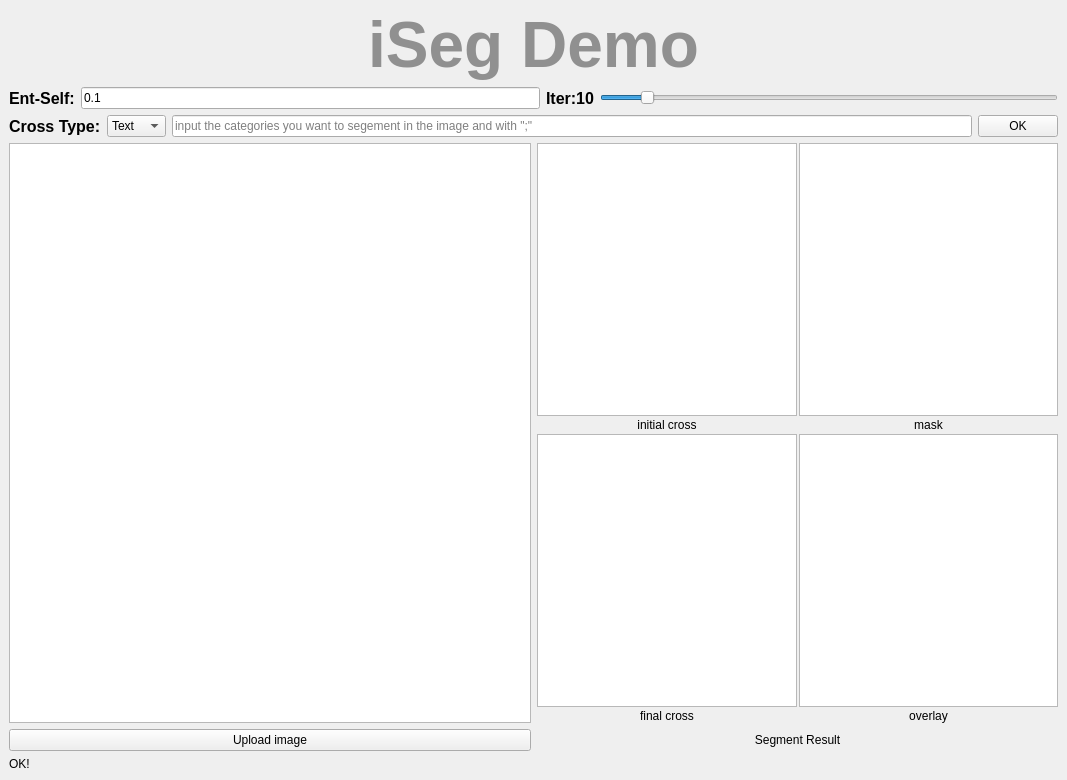
<?xml version="1.0" encoding="UTF-8"?>
<ui version="4.0">
 <class>iSeg</class>
 <widget class="QMainWindow" name="iSeg">
  <property name="geometry">
   <rect>
    <x>0</x>
    <y>0</y>
    <width>1067</width>
    <height>780</height>
   </rect>
  </property>
  <property name="windowTitle">
   <string>MainWindow</string>
  </property>
  <widget class="QWidget" name="centralwidget">
   <layout class="QVBoxLayout" name="verticalLayout_4">
    <item>
     <layout class="QVBoxLayout" name="verticalLayout_3">
      <item>
       <widget class="QLabel" name="name">
        <property name="sizePolicy">
         <sizepolicy hsizetype="Expanding" vsizetype="Minimum">
          <horstretch>0</horstretch>
          <verstretch>0</verstretch>
         </sizepolicy>
        </property>
        <property name="palette">
         <palette>
          <active>
           <colorrole role="WindowText">
            <brush brushstyle="SolidPattern">
             <color alpha="255">
              <red>144</red>
              <green>144</green>
              <blue>144</blue>
             </color>
            </brush>
           </colorrole>
           <colorrole role="Button">
            <brush brushstyle="SolidPattern">
             <color alpha="255">
              <red>135</red>
              <green>135</green>
              <blue>135</blue>
             </color>
            </brush>
           </colorrole>
           <colorrole role="Light">
            <brush brushstyle="SolidPattern">
             <color alpha="255">
              <red>202</red>
              <green>202</green>
              <blue>202</blue>
             </color>
            </brush>
           </colorrole>
           <colorrole role="Midlight">
            <brush brushstyle="SolidPattern">
             <color alpha="255">
              <red>168</red>
              <green>168</green>
              <blue>168</blue>
             </color>
            </brush>
           </colorrole>
           <colorrole role="Dark">
            <brush brushstyle="SolidPattern">
             <color alpha="255">
              <red>67</red>
              <green>67</green>
              <blue>67</blue>
             </color>
            </brush>
           </colorrole>
           <colorrole role="Mid">
            <brush brushstyle="SolidPattern">
             <color alpha="255">
              <red>90</red>
              <green>90</green>
              <blue>90</blue>
             </color>
            </brush>
           </colorrole>
           <colorrole role="Text">
            <brush brushstyle="SolidPattern">
             <color alpha="255">
              <red>0</red>
              <green>0</green>
              <blue>0</blue>
             </color>
            </brush>
           </colorrole>
           <colorrole role="BrightText">
            <brush brushstyle="SolidPattern">
             <color alpha="255">
              <red>255</red>
              <green>255</green>
              <blue>255</blue>
             </color>
            </brush>
           </colorrole>
           <colorrole role="ButtonText">
            <brush brushstyle="SolidPattern">
             <color alpha="255">
              <red>0</red>
              <green>0</green>
              <blue>0</blue>
             </color>
            </brush>
           </colorrole>
           <colorrole role="Base">
            <brush brushstyle="SolidPattern">
             <color alpha="255">
              <red>255</red>
              <green>255</green>
              <blue>255</blue>
             </color>
            </brush>
           </colorrole>
           <colorrole role="Window">
            <brush brushstyle="SolidPattern">
             <color alpha="255">
              <red>135</red>
              <green>135</green>
              <blue>135</blue>
             </color>
            </brush>
           </colorrole>
           <colorrole role="Shadow">
            <brush brushstyle="SolidPattern">
             <color alpha="255">
              <red>0</red>
              <green>0</green>
              <blue>0</blue>
             </color>
            </brush>
           </colorrole>
           <colorrole role="AlternateBase">
            <brush brushstyle="SolidPattern">
             <color alpha="255">
              <red>195</red>
              <green>195</green>
              <blue>195</blue>
             </color>
            </brush>
           </colorrole>
           <colorrole role="ToolTipBase">
            <brush brushstyle="SolidPattern">
             <color alpha="255">
              <red>255</red>
              <green>255</green>
              <blue>220</blue>
             </color>
            </brush>
           </colorrole>
           <colorrole role="ToolTipText">
            <brush brushstyle="SolidPattern">
             <color alpha="255">
              <red>0</red>
              <green>0</green>
              <blue>0</blue>
             </color>
            </brush>
           </colorrole>
           <colorrole role="PlaceholderText">
            <brush brushstyle="SolidPattern">
             <color alpha="128">
              <red>0</red>
              <green>0</green>
              <blue>0</blue>
             </color>
            </brush>
           </colorrole>
          </active>
          <inactive>
           <colorrole role="WindowText">
            <brush brushstyle="SolidPattern">
             <color alpha="255">
              <red>144</red>
              <green>144</green>
              <blue>144</blue>
             </color>
            </brush>
           </colorrole>
           <colorrole role="Button">
            <brush brushstyle="SolidPattern">
             <color alpha="255">
              <red>135</red>
              <green>135</green>
              <blue>135</blue>
             </color>
            </brush>
           </colorrole>
           <colorrole role="Light">
            <brush brushstyle="SolidPattern">
             <color alpha="255">
              <red>202</red>
              <green>202</green>
              <blue>202</blue>
             </color>
            </brush>
           </colorrole>
           <colorrole role="Midlight">
            <brush brushstyle="SolidPattern">
             <color alpha="255">
              <red>168</red>
              <green>168</green>
              <blue>168</blue>
             </color>
            </brush>
           </colorrole>
           <colorrole role="Dark">
            <brush brushstyle="SolidPattern">
             <color alpha="255">
              <red>67</red>
              <green>67</green>
              <blue>67</blue>
             </color>
            </brush>
           </colorrole>
           <colorrole role="Mid">
            <brush brushstyle="SolidPattern">
             <color alpha="255">
              <red>90</red>
              <green>90</green>
              <blue>90</blue>
             </color>
            </brush>
           </colorrole>
           <colorrole role="Text">
            <brush brushstyle="SolidPattern">
             <color alpha="255">
              <red>0</red>
              <green>0</green>
              <blue>0</blue>
             </color>
            </brush>
           </colorrole>
           <colorrole role="BrightText">
            <brush brushstyle="SolidPattern">
             <color alpha="255">
              <red>255</red>
              <green>255</green>
              <blue>255</blue>
             </color>
            </brush>
           </colorrole>
           <colorrole role="ButtonText">
            <brush brushstyle="SolidPattern">
             <color alpha="255">
              <red>0</red>
              <green>0</green>
              <blue>0</blue>
             </color>
            </brush>
           </colorrole>
           <colorrole role="Base">
            <brush brushstyle="SolidPattern">
             <color alpha="255">
              <red>255</red>
              <green>255</green>
              <blue>255</blue>
             </color>
            </brush>
           </colorrole>
           <colorrole role="Window">
            <brush brushstyle="SolidPattern">
             <color alpha="255">
              <red>135</red>
              <green>135</green>
              <blue>135</blue>
             </color>
            </brush>
           </colorrole>
           <colorrole role="Shadow">
            <brush brushstyle="SolidPattern">
             <color alpha="255">
              <red>0</red>
              <green>0</green>
              <blue>0</blue>
             </color>
            </brush>
           </colorrole>
           <colorrole role="AlternateBase">
            <brush brushstyle="SolidPattern">
             <color alpha="255">
              <red>195</red>
              <green>195</green>
              <blue>195</blue>
             </color>
            </brush>
           </colorrole>
           <colorrole role="ToolTipBase">
            <brush brushstyle="SolidPattern">
             <color alpha="255">
              <red>255</red>
              <green>255</green>
              <blue>220</blue>
             </color>
            </brush>
           </colorrole>
           <colorrole role="ToolTipText">
            <brush brushstyle="SolidPattern">
             <color alpha="255">
              <red>0</red>
              <green>0</green>
              <blue>0</blue>
             </color>
            </brush>
           </colorrole>
           <colorrole role="PlaceholderText">
            <brush brushstyle="SolidPattern">
             <color alpha="128">
              <red>0</red>
              <green>0</green>
              <blue>0</blue>
             </color>
            </brush>
           </colorrole>
          </inactive>
          <disabled>
           <colorrole role="WindowText">
            <brush brushstyle="SolidPattern">
             <color alpha="255">
              <red>67</red>
              <green>67</green>
              <blue>67</blue>
             </color>
            </brush>
           </colorrole>
           <colorrole role="Button">
            <brush brushstyle="SolidPattern">
             <color alpha="255">
              <red>135</red>
              <green>135</green>
              <blue>135</blue>
             </color>
            </brush>
           </colorrole>
           <colorrole role="Light">
            <brush brushstyle="SolidPattern">
             <color alpha="255">
              <red>202</red>
              <green>202</green>
              <blue>202</blue>
             </color>
            </brush>
           </colorrole>
           <colorrole role="Midlight">
            <brush brushstyle="SolidPattern">
             <color alpha="255">
              <red>168</red>
              <green>168</green>
              <blue>168</blue>
             </color>
            </brush>
           </colorrole>
           <colorrole role="Dark">
            <brush brushstyle="SolidPattern">
             <color alpha="255">
              <red>67</red>
              <green>67</green>
              <blue>67</blue>
             </color>
            </brush>
           </colorrole>
           <colorrole role="Mid">
            <brush brushstyle="SolidPattern">
             <color alpha="255">
              <red>90</red>
              <green>90</green>
              <blue>90</blue>
             </color>
            </brush>
           </colorrole>
           <colorrole role="Text">
            <brush brushstyle="SolidPattern">
             <color alpha="255">
              <red>67</red>
              <green>67</green>
              <blue>67</blue>
             </color>
            </brush>
           </colorrole>
           <colorrole role="BrightText">
            <brush brushstyle="SolidPattern">
             <color alpha="255">
              <red>255</red>
              <green>255</green>
              <blue>255</blue>
             </color>
            </brush>
           </colorrole>
           <colorrole role="ButtonText">
            <brush brushstyle="SolidPattern">
             <color alpha="255">
              <red>67</red>
              <green>67</green>
              <blue>67</blue>
             </color>
            </brush>
           </colorrole>
           <colorrole role="Base">
            <brush brushstyle="SolidPattern">
             <color alpha="255">
              <red>135</red>
              <green>135</green>
              <blue>135</blue>
             </color>
            </brush>
           </colorrole>
           <colorrole role="Window">
            <brush brushstyle="SolidPattern">
             <color alpha="255">
              <red>135</red>
              <green>135</green>
              <blue>135</blue>
             </color>
            </brush>
           </colorrole>
           <colorrole role="Shadow">
            <brush brushstyle="SolidPattern">
             <color alpha="255">
              <red>0</red>
              <green>0</green>
              <blue>0</blue>
             </color>
            </brush>
           </colorrole>
           <colorrole role="AlternateBase">
            <brush brushstyle="SolidPattern">
             <color alpha="255">
              <red>135</red>
              <green>135</green>
              <blue>135</blue>
             </color>
            </brush>
           </colorrole>
           <colorrole role="ToolTipBase">
            <brush brushstyle="SolidPattern">
             <color alpha="255">
              <red>255</red>
              <green>255</green>
              <blue>220</blue>
             </color>
            </brush>
           </colorrole>
           <colorrole role="ToolTipText">
            <brush brushstyle="SolidPattern">
             <color alpha="255">
              <red>0</red>
              <green>0</green>
              <blue>0</blue>
             </color>
            </brush>
           </colorrole>
           <colorrole role="PlaceholderText">
            <brush brushstyle="SolidPattern">
             <color alpha="128">
              <red>0</red>
              <green>0</green>
              <blue>0</blue>
             </color>
            </brush>
           </colorrole>
          </disabled>
         </palette>
        </property>
        <property name="font">
         <font>
          <pointsize>48</pointsize>
          <weight>75</weight>
          <bold>true</bold>
         </font>
        </property>
        <property name="text">
         <string>iSeg Demo</string>
        </property>
        <property name="alignment">
         <set>Qt::AlignCenter</set>
        </property>
       </widget>
      </item>
      <item>
       <layout class="QVBoxLayout" name="verticalLayout">
        <item>
         <layout class="QHBoxLayout" name="horizontalLayout">
          <item>
           <widget class="QLabel" name="label_2">
            <property name="font">
             <font>
              <pointsize>12</pointsize>
              <weight>75</weight>
              <bold>true</bold>
             </font>
            </property>
            <property name="text">
             <string>Ent-Self:</string>
            </property>
           </widget>
          </item>
          <item>
           <widget class="QLineEdit" name="textEdit_entself">
            <property name="text">
             <string>0.1</string>
            </property>
           </widget>
          </item>
          <item>
           <widget class="QLabel" name="label_iter">
            <property name="font">
             <font>
              <pointsize>12</pointsize>
              <weight>75</weight>
              <bold>true</bold>
             </font>
            </property>
            <property name="text">
             <string>Iter:10</string>
            </property>
           </widget>
          </item>
          <item>
           <widget class="QSlider" name="slider_iter">
            <property name="cursor">
             <cursorShape>PointingHandCursor</cursorShape>
            </property>
            <property name="minimum">
             <number>1</number>
            </property>
            <property name="maximum">
             <number>100</number>
            </property>
            <property name="value">
             <number>10</number>
            </property>
            <property name="orientation">
             <enum>Qt::Horizontal</enum>
            </property>
           </widget>
          </item>
         </layout>
        </item>
        <item>
         <layout class="QHBoxLayout" name="horizontalLayout_2">
          <item alignment="Qt::AlignLeft">
           <widget class="QLabel" name="label_3">
            <property name="sizePolicy">
             <sizepolicy hsizetype="Minimum" vsizetype="Preferred">
              <horstretch>0</horstretch>
              <verstretch>0</verstretch>
             </sizepolicy>
            </property>
            <property name="font">
             <font>
              <pointsize>12</pointsize>
              <weight>75</weight>
              <bold>true</bold>
             </font>
            </property>
            <property name="text">
             <string>Cross Type:</string>
            </property>
           </widget>
          </item>
          <item>
           <widget class="QComboBox" name="com_type">
            <property name="sizePolicy">
             <sizepolicy hsizetype="Minimum" vsizetype="Fixed">
              <horstretch>0</horstretch>
              <verstretch>0</verstretch>
             </sizepolicy>
            </property>
            <property name="cursor">
             <cursorShape>PointingHandCursor</cursorShape>
            </property>
            <item>
             <property name="text">
              <string>Text</string>
             </property>
            </item>
            <item>
             <property name="text">
              <string>Point</string>
             </property>
            </item>
            <item>
             <property name="text">
              <string>Line</string>
             </property>
            </item>
            <item>
             <property name="text">
              <string>Box</string>
             </property>
            </item>
           </widget>
          </item>
          <item>
           <widget class="QLineEdit" name="lineEdit">
            <property name="sizePolicy">
             <sizepolicy hsizetype="Expanding" vsizetype="Fixed">
              <horstretch>0</horstretch>
              <verstretch>0</verstretch>
             </sizepolicy>
            </property>
            <property name="placeholderText">
             <string>input the categories you want to segement in the image and with &quot;;&quot; </string>
            </property>
           </widget>
          </item>
          <item>
           <widget class="QPushButton" name="submit">
            <property name="text">
             <string>OK</string>
            </property>
           </widget>
          </item>
         </layout>
        </item>
       </layout>
      </item>
      <item>
       <layout class="QVBoxLayout" name="verticalLayout_2">
        <item>
         <layout class="QHBoxLayout" name="horizontalLayout_3">
          <item>
           <widget class="QGraphicsView" name="graph_image">
            <property name="sizePolicy">
             <sizepolicy hsizetype="Expanding" vsizetype="Expanding">
              <horstretch>0</horstretch>
              <verstretch>0</verstretch>
             </sizepolicy>
            </property>
            <property name="minimumSize">
             <size>
              <width>300</width>
              <height>0</height>
             </size>
            </property>
            <property name="sizeAdjustPolicy">
             <enum>QAbstractScrollArea::AdjustToContents</enum>
            </property>
           </widget>
          </item>
          <item>
           <layout class="QGridLayout" name="gridLayout_2">
            <property name="sizeConstraint">
             <enum>QLayout::SetNoConstraint</enum>
            </property>
            <property name="spacing">
             <number>2</number>
            </property>
            <item row="1" column="0">
             <layout class="QVBoxLayout" name="verticalLayout_5">
              <item>
               <widget class="QGraphicsView" name="graph_init">
                <property name="sizePolicy">
                 <sizepolicy hsizetype="Expanding" vsizetype="Expanding">
                  <horstretch>0</horstretch>
                  <verstretch>0</verstretch>
                 </sizepolicy>
                </property>
                <property name="minimumSize">
                 <size>
                  <width>128</width>
                  <height>0</height>
                 </size>
                </property>
                <property name="verticalScrollBarPolicy">
                 <enum>Qt::ScrollBarAlwaysOff</enum>
                </property>
                <property name="horizontalScrollBarPolicy">
                 <enum>Qt::ScrollBarAlwaysOff</enum>
                </property>
                <property name="sizeAdjustPolicy">
                 <enum>QAbstractScrollArea::AdjustToContents</enum>
                </property>
               </widget>
              </item>
              <item>
               <widget class="QLabel" name="label">
                <property name="text">
                 <string>initial cross</string>
                </property>
                <property name="alignment">
                 <set>Qt::AlignCenter</set>
                </property>
               </widget>
              </item>
             </layout>
            </item>
            <item row="1" column="2">
             <layout class="QVBoxLayout" name="verticalLayout_6">
              <item>
               <widget class="QGraphicsView" name="graph_mask">
                <property name="sizePolicy">
                 <sizepolicy hsizetype="Expanding" vsizetype="Expanding">
                  <horstretch>0</horstretch>
                  <verstretch>0</verstretch>
                 </sizepolicy>
                </property>
                <property name="minimumSize">
                 <size>
                  <width>128</width>
                  <height>0</height>
                 </size>
                </property>
                <property name="verticalScrollBarPolicy">
                 <enum>Qt::ScrollBarAlwaysOff</enum>
                </property>
                <property name="horizontalScrollBarPolicy">
                 <enum>Qt::ScrollBarAlwaysOff</enum>
                </property>
                <property name="sizeAdjustPolicy">
                 <enum>QAbstractScrollArea::AdjustToContents</enum>
                </property>
               </widget>
              </item>
              <item>
               <widget class="QLabel" name="label_5">
                <property name="text">
                 <string>mask</string>
                </property>
                <property name="alignment">
                 <set>Qt::AlignCenter</set>
                </property>
               </widget>
              </item>
             </layout>
            </item>
            <item row="2" column="0">
             <layout class="QVBoxLayout" name="verticalLayout_7">
              <item>
               <widget class="QGraphicsView" name="graph_final">
                <property name="sizePolicy">
                 <sizepolicy hsizetype="Expanding" vsizetype="Expanding">
                  <horstretch>0</horstretch>
                  <verstretch>0</verstretch>
                 </sizepolicy>
                </property>
                <property name="minimumSize">
                 <size>
                  <width>128</width>
                  <height>0</height>
                 </size>
                </property>
                <property name="verticalScrollBarPolicy">
                 <enum>Qt::ScrollBarAlwaysOff</enum>
                </property>
                <property name="horizontalScrollBarPolicy">
                 <enum>Qt::ScrollBarAlwaysOff</enum>
                </property>
                <property name="sizeAdjustPolicy">
                 <enum>QAbstractScrollArea::AdjustToContents</enum>
                </property>
               </widget>
              </item>
              <item>
               <widget class="QLabel" name="label_6">
                <property name="text">
                 <string>final cross</string>
                </property>
                <property name="alignment">
                 <set>Qt::AlignCenter</set>
                </property>
               </widget>
              </item>
             </layout>
            </item>
            <item row="2" column="2">
             <layout class="QVBoxLayout" name="verticalLayout_8">
              <item>
               <widget class="QGraphicsView" name="graph_overlay">
                <property name="sizePolicy">
                 <sizepolicy hsizetype="Expanding" vsizetype="Expanding">
                  <horstretch>0</horstretch>
                  <verstretch>0</verstretch>
                 </sizepolicy>
                </property>
                <property name="minimumSize">
                 <size>
                  <width>128</width>
                  <height>0</height>
                 </size>
                </property>
                <property name="verticalScrollBarPolicy">
                 <enum>Qt::ScrollBarAlwaysOff</enum>
                </property>
                <property name="horizontalScrollBarPolicy">
                 <enum>Qt::ScrollBarAlwaysOff</enum>
                </property>
                <property name="sizeAdjustPolicy">
                 <enum>QAbstractScrollArea::AdjustToContents</enum>
                </property>
               </widget>
              </item>
              <item>
               <widget class="QLabel" name="label_7">
                <property name="text">
                 <string>overlay</string>
                </property>
                <property name="alignment">
                 <set>Qt::AlignCenter</set>
                </property>
               </widget>
              </item>
             </layout>
            </item>
           </layout>
          </item>
         </layout>
        </item>
        <item>
         <layout class="QHBoxLayout" name="horizontalLayout_4">
          <item>
           <widget class="QPushButton" name="btn_load">
            <property name="cursor">
             <cursorShape>PointingHandCursor</cursorShape>
            </property>
            <property name="text">
             <string>Upload image</string>
            </property>
           </widget>
          </item>
          <item>
           <widget class="QLabel" name="label_4">
            <property name="minimumSize">
             <size>
              <width>256</width>
              <height>0</height>
             </size>
            </property>
            <property name="text">
             <string>Segment Result</string>
            </property>
            <property name="alignment">
             <set>Qt::AlignCenter</set>
            </property>
           </widget>
          </item>
         </layout>
        </item>
       </layout>
      </item>
      <item>
       <widget class="QLabel" name="show_label">
        <property name="text">
         <string>OK!</string>
        </property>
       </widget>
      </item>
     </layout>
    </item>
   </layout>
  </widget>
 </widget>
 <resources/>
 <connections/>
</ui>
